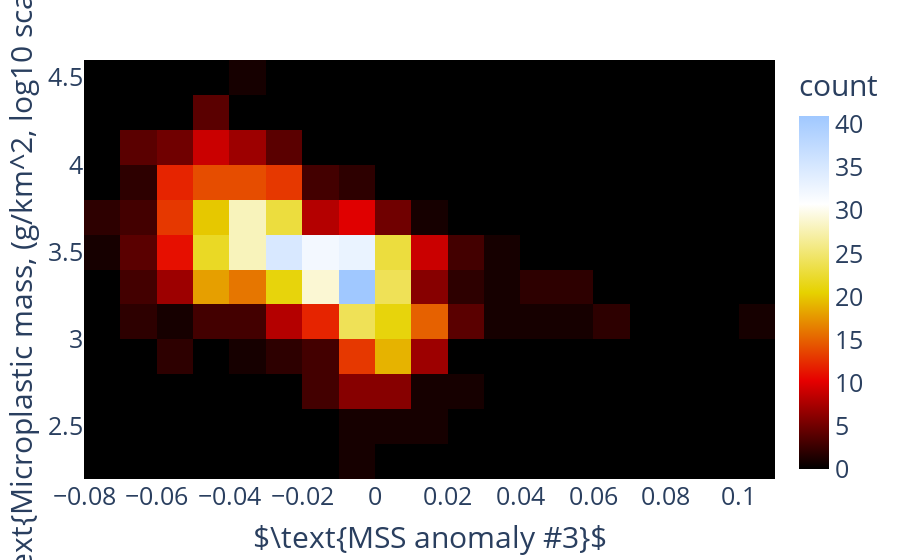

The cell this chart's notebook holds for it:
### Code cell
fig = px.density_heatmap(df, y="micro_mass", x="mss_anomaly_wind_refitted" , color_continuous_scale=px.colors.sequential.Blackbody)
fig.update_layout(
    xaxis_title= r"$\text{MSS anomaly #3}$",
    yaxis_title= r"$\text{Microplastic mass, (g/km^2, log10 scale)}$",
    legend_title="Legend Title",
    font=dict(size=25,),
)
fig.show()

### Figure 1 — Plotly figure (JSON) as saved in the notebook; plotly's stock layout.template omitted (floating-point values rounded to 4 significant figures; data arrays with more than 128 entries replaced by an {"elided": "..."} marker saying what was removed)
{"data": [{"coloraxis": "coloraxis", "hovertemplate": "mss_anomaly_wind_refitted=%{x}<br>micro_mass=%{y}<br>count=%{z}<extra></extra>", "name": "", "type": "histogram2d", "x": {"elided": "748 float values"}, "xaxis": "x", "xbingroup": "x", "y": {"elided": "748 float values"}, "yaxis": "y", "ybingroup": "y"}], "layout": {"coloraxis": {"colorbar": {"title": {"text": "count"}}, "colorscale": [[0, "rgb(0,0,0)"], [0.25, "rgb(230,0,0)"], [0.5, "rgb(230,210,0)"], [0.75, "rgb(255,255,255)"], [1, "rgb(160,200,255)"]]}, "font": {"size": 25}, "legend": {"title": {"text": "Legend Title"}, "tracegroupgap": 0}, "margin": {"t": 60}, "xaxis": {"anchor": "y", "domain": [0, 1], "title": {"text": "$\\text{MSS anomaly #3}$"}}, "yaxis": {"anchor": "x", "domain": [0, 1], "title": {"text": "$\\text{Microplastic mass, (g/km^2, log10 scale)}$"}}}}
